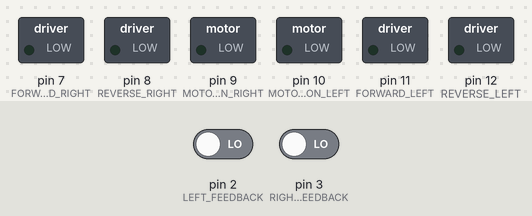
The sketch below on a simulated Arduino Uno, built with avr-gcc and run on an emulated ATmega328P. On the bench: switched loads named in the sketch (green lamp = pin HIGH). The inputs (shaded band) are chosen by the test bench; at power-on: pin 2 (LEFT_FEEDBACK) LOW, pin 3 (RIGHT_FEEDBACK) LOW. What the sketch prints to the serial monitor is not drawn.

Above: at 0.1 s.
At 7.6 s:
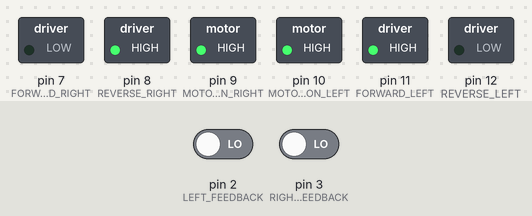
At 19.7 s:
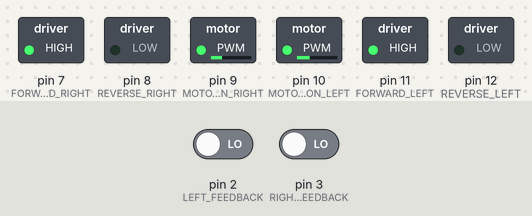
Timing chart, 0 to 21.2 s (numbered marks = the images above):
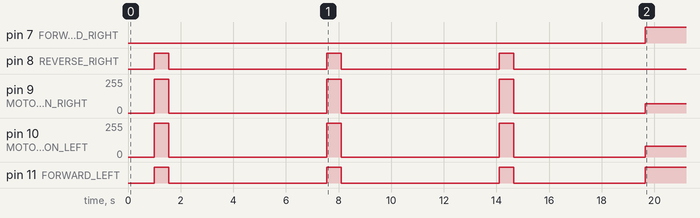

The sketch:

PlutoStory8.ino
```cpp
const int FORWARD_RIGHT = 7;
const int REVERSE_RIGHT = 8;
const int MOTOR_ON_RIGHT = 9;
const int MOTOR_ON_LEFT = 10;
const int FORWARD_LEFT = 11;
const int REVERSE_LEFT = 12;
const int LEFT_FEEDBACK = 2; // Pin numbers on Rover
const int RIGHT_FEEDBACK = 3;

volatile int leftcounter = 0; // initiate counter to zero for start
volatile int rightcounter = 0; // counter could always be reset
volatile int loopcounter = 0;


void setup() {
  pinMode(FORWARD_RIGHT, OUTPUT); // Forward Right
  pinMode(REVERSE_RIGHT, OUTPUT); // Back Right
  pinMode(MOTOR_ON_RIGHT, OUTPUT); //  Right Motor On
  pinMode(MOTOR_ON_LEFT, OUTPUT); // Left Motor On
  pinMode(FORWARD_LEFT, OUTPUT); // Forward Left
  pinMode(REVERSE_LEFT, OUTPUT); // Back Left

  Serial.begin(115200);
  attachInterrupt(digitalPinToInterrupt(LEFT_FEEDBACK),LeftMotorISR,RISING);
  attachInterrupt(digitalPinToInterrupt(RIGHT_FEEDBACK),RightMotorISR,RISING);

}

// the loop function runs over and over again forever
void loop() {

  // Just print out the values to show counter operating
  Serial.println("Left Counter");
  Serial.print(leftcounter);

  Serial.println("Right Counter");
  Serial.print(rightcounter);

    Off (1000);
    RotateRight(555);
    rightcounter = 0;
    Off (5000);

    Off (1000);
    RotateRight(545);
    rightcounter = 0;
    Off (5000);

    Off (1000);
    RotateRight(555);
    rightcounter = 0;
    Off (5000);

    while (rightcounter < 150)
    {
      SlowForward(1);
      Serial.println("Right Counter in while");
      Serial.print(rightcounter);
    }

    Off (1);
  for (int loopcounter = 0; loopcounter < 4; loopcounter ++){

    RotateLeft(650);
    rightcounter = 0;
    Off (5000);

    while (rightcounter < 150)
    {
      SlowForward(1);
      Serial.println("Right Counter in while");
      Serial.print(rightcounter);
    }
  }
    Off (1);
  exit(1);
}

void MotorsOn (int pause) {
  digitalWrite(MOTOR_ON_RIGHT, HIGH);
  digitalWrite(MOTOR_ON_LEFT, HIGH);
  digitalWrite(REVERSE_RIGHT, LOW);
  digitalWrite(REVERSE_LEFT, LOW);
  digitalWrite(FORWARD_RIGHT, LOW);
  digitalWrite(FORWARD_LEFT, LOW);
  delay(pause);
}
void Forward (int pause) {
  digitalWrite(MOTOR_ON_RIGHT, HIGH);
  digitalWrite(MOTOR_ON_LEFT, HIGH);
  digitalWrite(FORWARD_RIGHT, HIGH);
  digitalWrite(FORWARD_LEFT, HIGH);
  digitalWrite(REVERSE_RIGHT, LOW);
  digitalWrite(REVERSE_LEFT, LOW);
  delay(pause);

}

void SlowForward (int pause) {
  analogWrite(MOTOR_ON_RIGHT, 70);
  analogWrite(MOTOR_ON_LEFT, 80);
  digitalWrite(FORWARD_RIGHT, HIGH);
  digitalWrite(FORWARD_LEFT, HIGH);
  digitalWrite(REVERSE_RIGHT, LOW);
  digitalWrite(REVERSE_LEFT, LOW);
  delay(pause);

}
void Off (int pause) {
  digitalWrite(MOTOR_ON_RIGHT, LOW);
  digitalWrite(MOTOR_ON_LEFT, LOW);
  digitalWrite(REVERSE_RIGHT, LOW);
  digitalWrite(REVERSE_LEFT, LOW);
  digitalWrite(FORWARD_RIGHT, LOW);
  digitalWrite(FORWARD_LEFT, LOW);
  delay(pause);
}
void Reverse (int pause) {
  digitalWrite(MOTOR_ON_RIGHT, HIGH);
  digitalWrite(MOTOR_ON_LEFT, HIGH);
  digitalWrite(FORWARD_RIGHT, LOW);
  digitalWrite(FORWARD_LEFT, LOW);
  digitalWrite(REVERSE_RIGHT, HIGH);
  digitalWrite(REVERSE_LEFT, HIGH);
  delay(pause);
}
void TurnLeft (int pause) {
  analogWrite(MOTOR_ON_RIGHT, 255);
  analogWrite(MOTOR_ON_LEFT, 70);
  digitalWrite(FORWARD_RIGHT, HIGH);
  digitalWrite(FORWARD_LEFT, HIGH);
  digitalWrite(REVERSE_RIGHT, LOW);
  digitalWrite(REVERSE_LEFT, LOW);
  delay(pause);
}
void TurnRight (int pause) {
  analogWrite(MOTOR_ON_RIGHT, 70);
  analogWrite(MOTOR_ON_LEFT, 255);
  digitalWrite(FORWARD_RIGHT, HIGH);
  digitalWrite(FORWARD_LEFT, HIGH);
  digitalWrite(REVERSE_RIGHT, LOW);
  digitalWrite(REVERSE_LEFT, LOW);
  delay(pause);
}
void RotateRight (int pause) {
  digitalWrite(MOTOR_ON_RIGHT, HIGH);
  digitalWrite(MOTOR_ON_LEFT, HIGH);
  digitalWrite(FORWARD_RIGHT, LOW);
  digitalWrite(FORWARD_LEFT, HIGH);
  digitalWrite(REVERSE_RIGHT, HIGH);
  digitalWrite(REVERSE_LEFT, LOW);
  delay(pause);
}
void RotateLeft (int pause) {
  digitalWrite(MOTOR_ON_RIGHT, HIGH);
  digitalWrite(MOTOR_ON_LEFT, HIGH);
  digitalWrite(FORWARD_RIGHT, HIGH);
  digitalWrite(FORWARD_LEFT, LOW);
  digitalWrite(REVERSE_RIGHT, LOW);
  digitalWrite(REVERSE_LEFT, HIGH);
  delay(pause);
}
void LeftMotorISR(){
  //adds one to counter each left motor revoulution
  leftcounter++;
}

void RightMotorISR(){
  // adds one to the counter on each right motor revoulution
  rightcounter++;
}
```

Measured:
- by itself, pin 7 (FORWARD_RIGHT): LOW → HIGH at 19.7 s
- by itself, pin 8 (REVERSE_RIGHT): alternates HIGH for 0.56 s and LOW for 6.0 s, 6 changes in all, then stays LOW
- by itself, pin 11 (FORWARD_LEFT): repeats every 6.5 s: LOW 6.0 s, HIGH 0.55 s
- by itself, pin 9 (MOTOR_ON_RIGHT): 0/255 → 255/255 at 1.0 s, → 0/255 0.56 s later, → 255/255 6.0 s later, → 0/255 0.55 s later, … (7 changes in this stretch)
- by itself, pin 10 (MOTOR_ON_LEFT): 0/255 → 255/255 at 1.0 s, → 0/255 0.56 s later, → 255/255 6.0 s later, → 0/255 0.55 s later, … (7 changes in this stretch)
